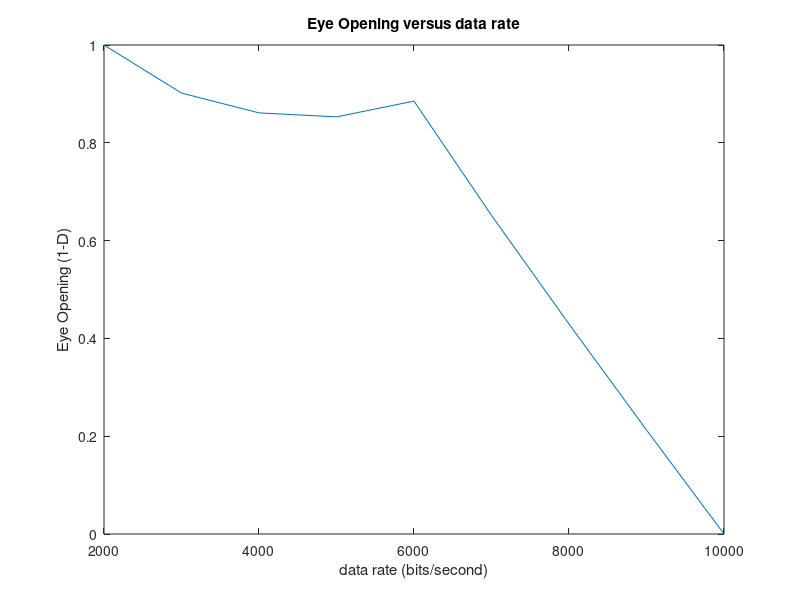

MATLAB code for this plot:
%ECE310 Lab 6 Part 4 Eric Morse and Jianken Dong
f = [2000 3000 4000 5000 6000 7000 8000 9000 10000];
Vb = [0.27 0.324 0.32 0.32 0.272 0.298 0.322 0.336 0.346];
Vw = [0.27 0.266 0.242 0.238 0.216 0.144 0.088 0.04 0];
Eye = 2*Vw./(Vb+Vw);
plot(f, Eye)
title('Eye Opening versus data rate');
xlabel('data rate (bits/second)');
ylabel('Eye Opening (1-D)');
